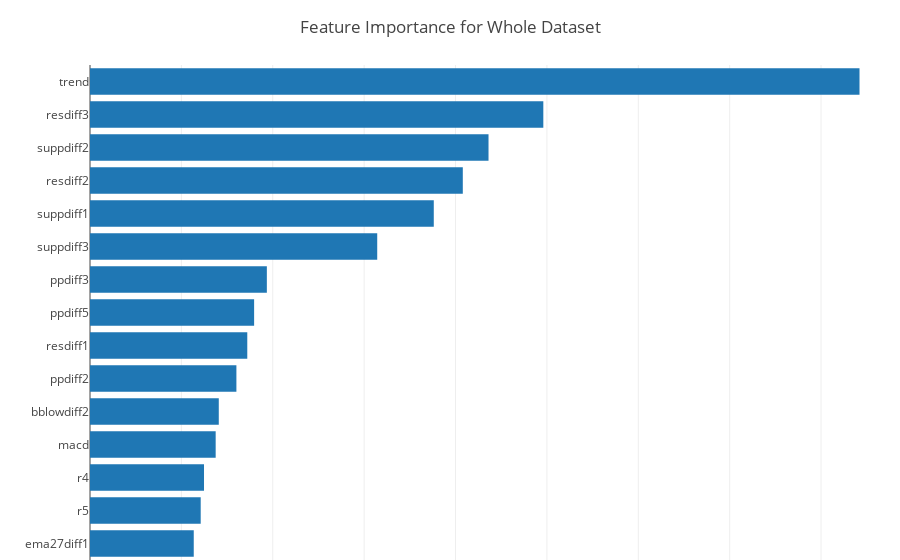

Notebook code for this chart:
### Code cell
param = ["max_depth"=>2, "eta"=>.6, "subsample"=>1, "objective"=>"reg:linear"]
model = XgBoostModel(Dict(:param => param, :nr_round => 500));
pipe = Pipeline(model, rmae);
train!(pipe, x, y)
xgb = getmodel(pipe)
feature_importance = importance(xgb, String.(names(x)))
fnames = [feature.fname for feature in feature_importance][1:15]
fvalues = [feature.gain for feature in feature_importance][1:15]
trace = pty.bar(y=fnames[end:-1:1], x=fvalues[end:-1:1], orientation='h')
pty.plot([trace], pty.Layout(title="Feature Importance for Whole Dataset",
                             margin=pty.attr(l=90, r=0, b=0, t=65)))

### Figure 1 — Plotly figure (JSON) as saved in the notebook; plotly's stock layout.template omitted (floating-point values rounded to 4 significant figures)
{"data": [{"orientation": "h", "type": "bar", "x": [0.02271, 0.02423, 0.02495, 0.0275, 0.02818, 0.03204, 0.03442, 0.03592, 0.03871, 0.06286, 0.07524, 0.08159, 0.08722, 0.09921, 0.1684], "y": ["ema27diff1", "r5", "r4", "macd", "bblowdiff2", "ppdiff2", "resdiff1", "ppdiff5", "ppdiff3", "suppdiff3", "suppdiff1", "resdiff2", "suppdiff2", "resdiff3", "trend"]}], "layout": {"autosize": true, "margin": {"b": 0, "l": 90, "r": 0, "t": 65}, "title": {"text": "Feature Importance for Whole Dataset"}, "xaxis": {"autorange": true, "range": [0, 0.1773], "type": "linear"}, "yaxis": {"autorange": true, "range": [-0.5, 14.5], "type": "category"}}}
